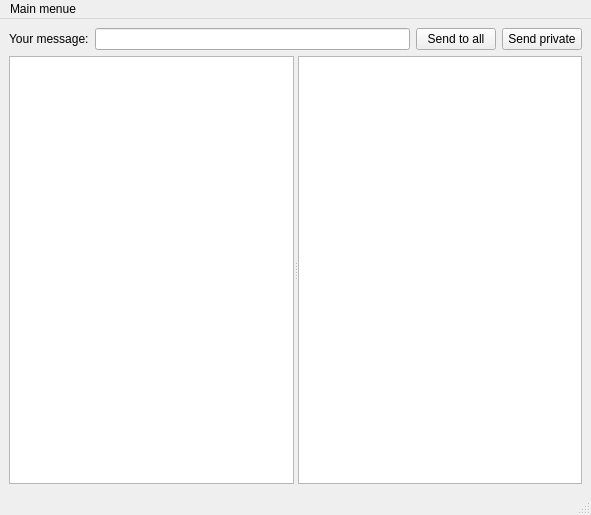
<?xml version="1.0" encoding="UTF-8"?>
<ui version="4.0">
 <class>MainWindow</class>
 <widget class="QMainWindow" name="MainWindow">
  <property name="geometry">
   <rect>
    <x>0</x>
    <y>0</y>
    <width>591</width>
    <height>515</height>
   </rect>
  </property>
  <property name="windowTitle">
   <string>MainWindow</string>
  </property>
  <widget class="QWidget" name="centralwidget">
   <layout class="QVBoxLayout" name="verticalLayout" stretch="0,1">
    <item>
     <layout class="QHBoxLayout" name="horizontalLayout">
      <item>
       <widget class="QLabel" name="label">
        <property name="text">
         <string>Your message:</string>
        </property>
       </widget>
      </item>
      <item>
       <widget class="QLineEdit" name="messageLineEdit"/>
      </item>
      <item>
       <widget class="QPushButton" name="sendMessageButton">
        <property name="text">
         <string>Send to all</string>
        </property>
       </widget>
      </item>
      <item>
       <widget class="QPushButton" name="privateMessageSendButton">
        <property name="text">
         <string>Send private</string>
        </property>
       </widget>
      </item>
     </layout>
    </item>
    <item>
     <widget class="QSplitter" name="splitter">
      <property name="orientation">
       <enum>Qt::Horizontal</enum>
      </property>
      <widget class="QTextBrowser" name="commonChatBrowser"/>
      <widget class="QTextBrowser" name="privateChatBrowser"/>
     </widget>
    </item>
   </layout>
  </widget>
  <widget class="QMenuBar" name="menubar">
   <property name="geometry">
    <rect>
     <x>0</x>
     <y>0</y>
     <width>591</width>
     <height>21</height>
    </rect>
   </property>
   <widget class="QMenu" name="menuMenue">
    <property name="title">
     <string>Main menue</string>
    </property>
    <addaction name="actionOpen_another_client"/>
    <addaction name="separator"/>
    <addaction name="actionCloseClient"/>
   </widget>
   <addaction name="menuMenue"/>
  </widget>
  <widget class="QStatusBar" name="statusbar"/>
  <action name="actionOpen_another_client">
   <property name="text">
    <string>Open another client</string>
   </property>
  </action>
  <action name="actionCloseClient">
   <property name="text">
    <string>Close this client</string>
   </property>
  </action>
 </widget>
 <resources/>
 <connections/>
</ui>
